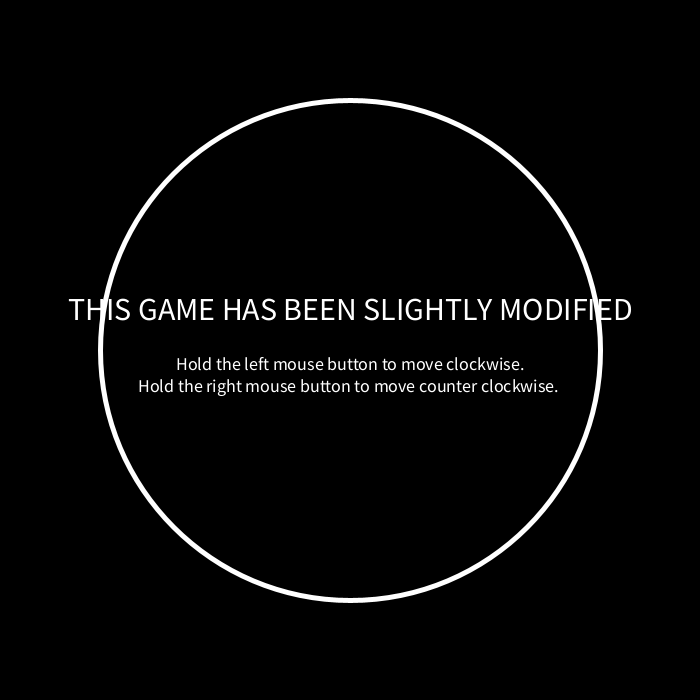
Frame 1 (no input)
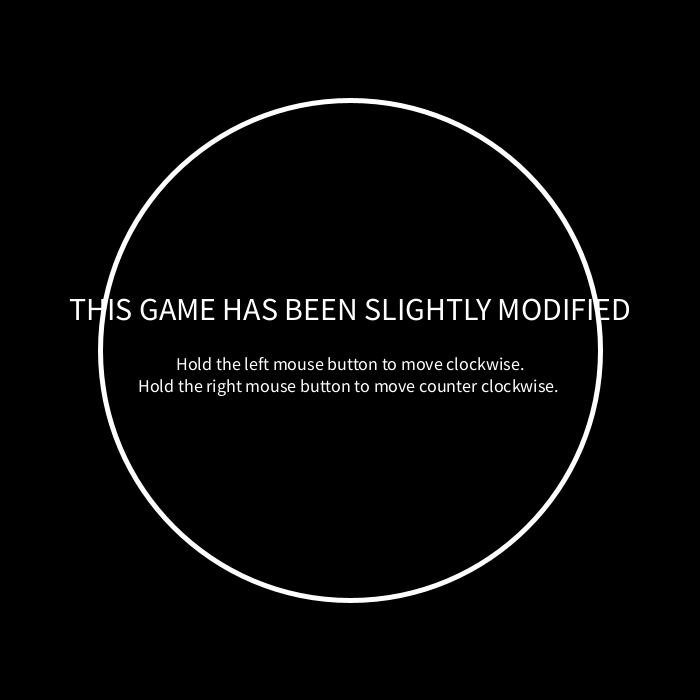
Frame 60 (the mouse pressed at the canvas centre just before this capture)
Frame 120 (the mouse held since frame 60 and released just before this capture): identical to frame 60, image omitted

The Processing sketch that drew these frames (run headless with seeded random() and noise(); from frame 60 on, the mouse is pressed at the canvas centre):

// Processing sketch: processing_150817
// ── processing_150817.pde

//Mira A | PONG | CP1 | Mods 16/17

//The ball is named "circle".
Ball circle;
//The paddle is named "san".
Paddle san;
//At startup, the start screen is shown. It is shown again when the ball goes beyond certain boundaries of the screen.
boolean showstart = true;

void setup()
{
  //Self explanatory.
  size (700, 700);
  smooth();
  //"circle" is a new Ball.
  circle = new Ball();
  //"san" is a new Paddle.
  san = new Paddle();
}

void draw()
{
  //If the boolean "showstart" is true, the start screen is shown. It instructs the player to click the text "CLICK HERE TO BEGIN" to start playing.
  if (showstart == true)
  {
    background(0);
    //Pertaining to the "CLICK HERE TO BEGIN" text.
    textSize(32);
    stroke(255);
    textAlign(CENTER);
    text("THIS GAME HAS BEEN SLIGHTLY MODIFIED", 350, 320);
    //Pertaining to the instructions. 
    textSize(18);
    text("Hold the left mouse button to move clockwise.\nHold the right mouse button to move counter clockwise. ", 350, 370);
    //Decoration.
    noFill();
    strokeWeight(5);
    ellipse(350, 350, 500, 500);
    //User input will cause the game to begin.
    if (mouseX < 550 && mouseX > 150 && mouseY < 350 && mouseY > 280)
    {
      if (mousePressed == true)
      {
        showstart = false;
      }
    }
  }
  //If the boolean "showstart" is false, the start screen is not shown, and a game is in session.
  else if (showstart == false)
  {
    background(0);
    //Larger, grey circle.
    fill(200);
    ellipse(350, 350, 60, 60);
    //Smaller, white circle.
    fill(255);
    ellipse(350, 350, 50, 50);
    //Pertaining to the paddle "san".
    san.input();
    san.pshow();
    //Pertaining to the ball "circle".
    circle.move();
    circle.lose();
    circle.show();
  }
}

class Ball
{
  //"ballx" >> x location of ball.
  //"bally" >> y location of ball.
  //"a" >> Horizontal movement speed, to the right.
  //"b" >> Horizontal movement speed, to the left.
  //"c" >> Vertical movement speed, upwards.
  //"d" >> Vertical movement speed, downwards.
  int ballx, bally, a, b, c, d;
  //If "ballr" is true, the ball is traveling towards the right. If not, towards the left.
  //If "ballu" is true, the ball is traveling upwards. If not, downwards.
  boolean ballr, ballu;
  Ball()
  {
    //Starting location of ball.
    ballx = 350;
    bally = 350;
    //Starting direction of ball.
    ballr = false;
    ballu = false;
    //Starting movement speed.
    a = 3;
    b = 3;
    c = 3;
    d = 3;
  }
  //"move" directs the ball's movement according to whether ballr and/or ballu are true or false.
  void move()
  {
    //To the right.
    if (ballr == true)
    {
      ballx = ballx + a;
    }
    //To the left.
    else 
    {
      ballx = ballx - b;
    }
    //Upwards.
    if (ballu  == true)
    {
      bally = bally - c;
    }
    //Downwards.
    else
    {
      bally = bally + d;
    }
  }
  //"bounce" directs the ball's activity when bouncing off of a surface.
  void bounce()
  {
    //If an area to the immediate left of the ball is not black in colour, the ball will move towards the right, and movement speeds will randomize.
    if (get(ballx-14, bally)!=color(0))
    {
      ballr = true;
      a = int(random(2, 5));
      b = int(random(2, 5));
      c = int(random(2, 5));
      d = int(random(2, 5));
    }
    //If an area to the immediate right of the ball is not black in colour, the ball will move towards the left, and movement speeds will randomize.
    else if (get(ballx + 14, bally) != color (0))
    {
      ballr = false;
      a = int(random(2, 5));
      b = int(random(2, 5));
      c = int(random(2, 5));
      d = int(random(2, 5));
    }
    //If an area above the ball is not black in colour, the ball will move downwards, and movement speeds will randomize.
    if (get(ballx, bally-14)!=color(0))
    {
      ballu = false;
      a = int(random(2, 5));
      b = int(random(2, 5));
      c = int(random(2, 5));
      d = int(random(2, 5));
    }
    //If an area below the ball is not black in colour, the ball will move upwards, and movement speeds will randomize.
    else if (get(ballx, bally+14)!=color(0))
    {
      ballu = true;
      a = int(random(2, 5));
      b = int(random(2, 5));
      c = int(random(2, 5));
      d = int(random(2, 5));
    }
  }
  //"show" codes for the appearance and location of the ball.
  void show()
  {
    noStroke();
    fill(255);
    ellipse(ballx, bally, 15, 15);
  }
  //If the ball goes beyond certain boundaries of the screen, the start screen will be shown. "bounce" is located in the else statement, as the ball should not bounce off the edge
  //of the screen after the player has lost. Initial location of the ball is also reset.
  void lose()
  {
    if (ballx < 30 || ballx > 670 || bally < 30 || bally > 670)
    {
      showstart = true;
      ballx = 350;
      bally = 350;
    }
    else 
    {
      bounce();
    }
  }
}

class Paddle
{
  //"go" assists in the movement of the paddle.
  float go;
  Paddle()
  {
    //Beginning value of "go".
    go = 0;
  }
  //If the left mouse button is pressed, the paddle will move clockwise. If the right mouse button is pressed, counterclockwise.
  void input()
  {
   if (mousePressed == true)
   {
    if (mouseButton == LEFT)
    {
      go = go + 0.05;
    }
    else if (mouseButton == RIGHT)
    {
      go = go - 0.05;
    }
    }
  }
  //"pshow" codes for the appearance and location of the paddle.
  void pshow()
  {
    //Larger, grey part of paddle.
    strokeWeight(10);
    stroke(200);
    noFill();
    arc(350, 350, 500, 500, HALF_PI + go, PI-1 + go);
    //Smaller, white part of paddle.
    strokeWeight(5);
    stroke(255);
    arc(350, 350, 500, 500, HALF_PI + go, PI-1 + go);
  }
}
